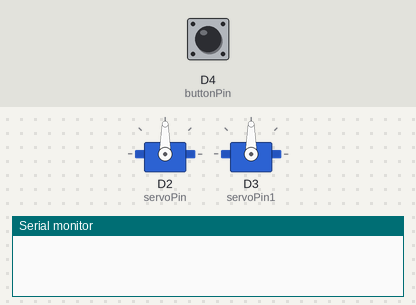
This sketch was run on a simulated ESP8266 (NodeMCU). On the bench: 2 × servo, the last lines printed to the serial monitor. The inputs (shaded band) are chosen by the test bench; at power-on: D4 (buttonPin) LOW.

Above: at 1.2 s.
1.3 s: D4 (buttonPin) pulled HIGH for 0.15 s
At 1.9 s:
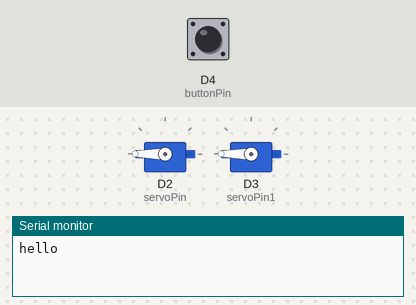
2.9 s: D4 (buttonPin) pulled HIGH for 1 s
At 4.3 s:
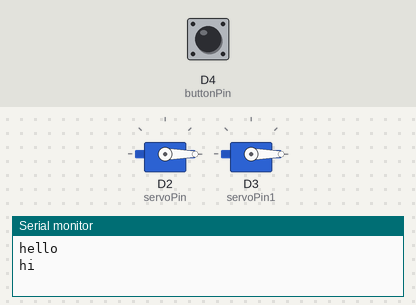
5.4 s: D4 (buttonPin) pulled HIGH for 3.2 s
At 6.2 s:
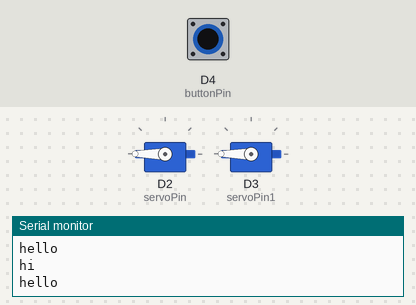
Timing chart, 0 to 8.4 s (numbered marks = the images above; inputs shaded):
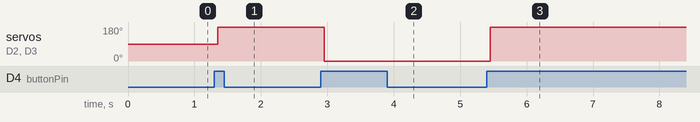

Measured:
- after the input at 1.3 s, servo on D2 (servoPin), servo on D3 (servoPin1): 90° → 180° after 0.05 s
- after the input at 2.9 s, servo on D2 (servoPin), servo on D3 (servoPin1): 180° → 0° after 0.05 s
- after the input at 5.4 s, servo on D2 (servoPin), servo on D3 (servoPin1): 0° → 180° after 0.05 s

The sketch:

arm.ino
```cpp
#include <Servo.h>

// Define the pin for the button and the servo
const int buttonPin = D4;
const int servoPin = D2;
const int servoPin1 = D3;

// Create a Servo object
Servo myServo;
Servo myServo1;

// Variables to store the servo position and button state
int servoPosition = 0;
int buttonState;
int lastButtonState = LOW;
unsigned long lastDebounceTime = 0;
unsigned long debounceDelay = 50;

void setup() {
  // Attach the servo to its pin
  myServo.attach(servoPin);
  myServo1.attach(servoPin1);

  // Set button pin as INPUT
  pinMode(buttonPin, INPUT);
  Serial.begin(9600);
}

void loop() {
  // Read the state of the button with debounce
  int reading = digitalRead(buttonPin);
  if (reading != lastButtonState) {
    lastDebounceTime = millis();
  }

  if ((millis() - lastDebounceTime) > debounceDelay) {
    if (reading != buttonState) {
      buttonState = reading;

      // If the button is pressed, toggle the servo position
      if (buttonState == HIGH) {
        toggleServoPosition();
      }
    }
  }

  // Store the current button state for comparison in the next iteration
  lastButtonState = reading;
}

void toggleServoPosition() {
  // Toggle the servo position between 0 and 180 degrees
  if (servoPosition == 0) {
    servoPosition = 180;
    Serial.println("hello");
  } else {
    servoPosition = 0;
    Serial.println("hi");
  }

  // Move the servo to the new position
  myServo.write(servoPosition);
  myServo1.write(servoPosition);
  delay(15); // Give the servo some time to move
}
```
